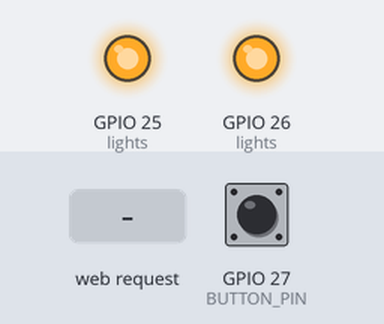
Recording of a sketch running on a simulated ESP32. Parts: output pins drawn as LEDs (lit = HIGH). The inputs (shaded band) are chosen by the test bench; at power-on: GPIO 27 (BUTTON_PIN) HIGH. WiFi joins after 1.5 s; servers stay silent unless stated; EEPROM starts erased; what the sketch prints to the serial monitor is not drawn.

Above: at 2.9 s.
3.0 s: GPIO 27 (BUTTON_PIN) pulled LOW for 0.15 s
At 3.3 s:
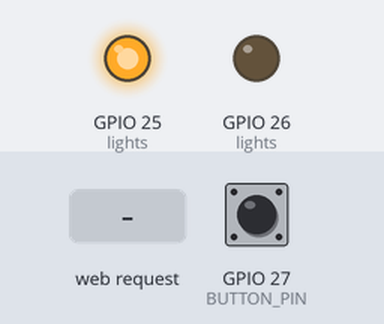
4.6 s: HTTP request GET /toggle?i=1 received
At 5.7 s:
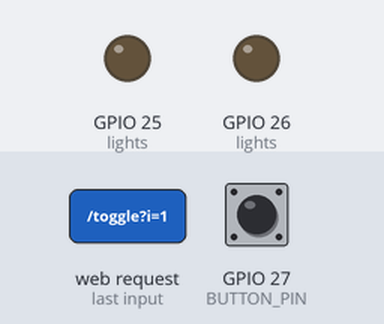
6.1 s: HTTP request GET /toggle received
At 6.9 s:
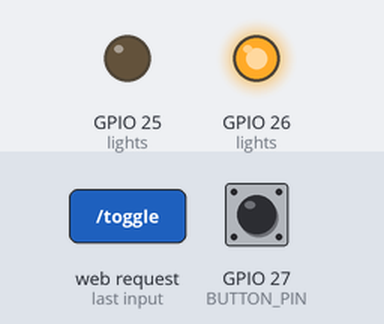
7.6 s: HTTP request GET /toggle?i=0 received
At 8.0 s:
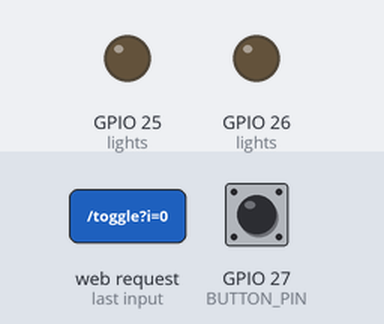
9.1 s: GPIO 27 (BUTTON_PIN) pulled LOW for 1 s
At 10.3 s:
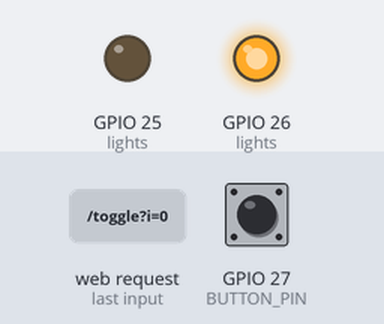
Timing chart, 0 to 12.1 s (numbered marks = the images above; inputs shaded):
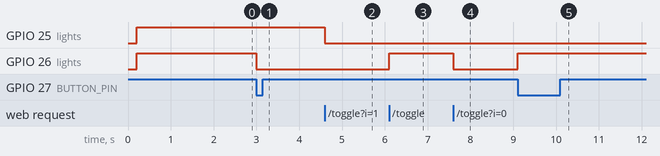

Measured:
- after the input at 3.0 s, GPIO 26 (lights): HIGH → LOW at once
- after the input at 4.6 s, GPIO 25 (lights): HIGH → LOW at once
- after the input at 6.1 s, GPIO 26 (lights): LOW → HIGH at once
- after the input at 7.6 s, GPIO 26 (lights): HIGH → LOW at once
- after the input at 9.1 s, GPIO 26 (lights): LOW → HIGH at once

The sketch:

smart_light.ino
```cpp
/*
  ESP32 เปิดปิดไฟในบ้านจากมือถือ — หน้าเว็บในบ้าน กดปุ่มเปิด/ปิดไฟได้หลายดวง
  K iTech Review (TikTok) · Kham iTech Lab (YouTube / Facebook)

  ⚠️ ไฟบ้าน 220V อันตรายถึงชีวิต ตัดเบรกเกอร์ก่อนต่อทุกครั้ง ถ้าไม่มั่นใจ ใช้ปลั๊กอัจฉริยะแทน

  ต่อสาย (ฝั่งไฟต่ำ)
    รีเลย์ VCC -> 5V / VIN   GND -> GND
    รีเลย์ IN1 -> GPIO 26   (ไฟดวงที่ 1)
    รีเลย์ IN2 -> GPIO 25   (ไฟดวงที่ 2 ไม่ใช้ก็ได้)
    ปุ่มกดที่ผนัง (ไม่ใส่ก็ได้) ขาหนึ่ง -> GPIO 27 อีกขา -> GND  (กดสลับดวงที่ 1)

  ต่อสาย (ฝั่ง 220V)
    ตัดเฉพาะสายเส้นไฟ L ที่เข้าหลอด มาต่อที่ขา COM กับ NO ของรีเลย์ สาย N ไม่ต้องตัด
    ใช้รีเลย์ที่รับได้ 250VAC 10A และเก็บทุกจุดต่อไว้ในกล่องพักสาย

  ใช้งาน: เปิด IP ที่ขึ้นใน Serial Monitor หรือ http://light.local (มือถือต่อ Wi-Fi บ้านเดียวกัน)
  บอร์ด: ESP32 รุ่นไหนก็ได้ ไม่ต้องลงไลบรารีเพิ่ม
*/

#include <WiFi.h>
#include <WebServer.h>
#include <ESPmDNS.h>
#include <Preferences.h>

// ---------- ตั้งค่า ----------
const char *WIFI_SSID = "ชื่อWiFi";
const char *WIFI_PASS = "รหัสWiFi";

struct Light { const char *name; int pin; bool on; };
Light lights[] = {
  { "ไฟห้องนั่งเล่น", 26, false },
  { "ไฟหน้าบ้าน",    25, false },   // ไม่ใช้ ลบบรรทัดนี้ออกได้
};
const int LIGHT_COUNT = sizeof(lights) / sizeof(lights[0]);

const bool RELAY_ACTIVE_LOW = true;   // รีเลย์ส่วนใหญ่ทำงานเมื่อ IN = LOW ถ้าไฟติดเองตอนเปิดเครื่องให้เปลี่ยนเป็น false
const bool RESTORE_AFTER_POWER_CUT = false;  // true = ไฟดับแล้วกลับมา ให้เปิดเหมือนก่อนดับ / false = ปิดหมด (ปลอดภัยกว่า)
const int  BUTTON_PIN = 27;            // ปุ่มกดสลับดวงที่ 1

WebServer server(80);
Preferences prefs;

// ---------- รีเลย์ ----------
void apply(int i) {
  digitalWrite(lights[i].pin, (lights[i].on ^ RELAY_ACTIVE_LOW) ? HIGH : LOW);
  if (RESTORE_AFTER_POWER_CUT) prefs.putBool(String("l" + String(i)).c_str(), lights[i].on);
  Serial.printf("%s: %s\n", lights[i].name, lights[i].on ? "เปิด" : "ปิด");
}

// ---------- หน้าเว็บ ----------
const char PAGE[] PROGMEM = R"HTML(
<!doctype html><html lang="th"><head><meta charset="utf-8">
<meta name="viewport" content="width=device-width,initial-scale=1">
<title>ไฟในบ้าน</title>
<style>
 body{margin:0;font-family:sans-serif;background:#10141c;color:#fff;padding:20px;text-align:center}
 h2{margin:6px 0 18px}
 .card{display:flex;align-items:center;justify-content:space-between;max-width:420px;margin:12px auto;
       padding:18px 20px;border-radius:18px;background:#1c2330}
 .card span{font-size:20px}
 button{width:110px;padding:14px 0;font-size:20px;border:0;border-radius:14px;color:#fff;background:#3a4252}
 button.on{background:#f4b400;color:#10141c;font-weight:bold}
</style></head><body>
<h2>💡 ไฟในบ้าน</h2>
<div id="list"></div>
<script>
async function load(){
 const j=await (await fetch('/state')).json();
 document.getElementById('list').innerHTML=j.map((l,i)=>
  `<div class="card"><span>${l.name}</span><button class="${l.on?'on':''}" onclick="tog(${i})">${l.on?'เปิดอยู่':'ปิดอยู่'}</button></div>`).join('');
}
async function tog(i){await fetch('/toggle?i='+i);load();}
load();setInterval(load,3000);
</script></body></html>
)HTML";

String jsonEscape(const String &s) {
  String out;
  for (size_t i = 0; i < s.length(); i++) {
    char c = s[i];
    if (c == '"' || c == '\\') { out += '\\'; out += c; }
    else out += c;
  }
  return out;
}

void handleRoot() { server.send_P(200, "text/html; charset=utf-8", PAGE); }

void handleState() {
  String j = "[";
  for (int i = 0; i < LIGHT_COUNT; i++) {
    if (i) j += ',';
    j += String("{\"name\":\"") + jsonEscape(lights[i].name) + "\",\"on\":" + (lights[i].on ? "true" : "false") + "}";
  }
  j += "]";
  server.send(200, "application/json", j);
}

void handleToggle() {
  int i = server.arg("i").toInt();
  if (i < 0 || i >= LIGHT_COUNT) { server.send(400, "text/plain", "bad index"); return; }
  lights[i].on = !lights[i].on;
  apply(i);
  server.send(200, "text/plain", lights[i].on ? "on" : "off");
}

// ---------- Wi-Fi ----------
void connectWiFi() {
  WiFi.mode(WIFI_STA);
  WiFi.begin(WIFI_SSID, WIFI_PASS);
  Serial.print("กำลังต่อ Wi-Fi");
  for (int i = 0; i < 60 && WiFi.status() != WL_CONNECTED; i++) {
    delay(250);
    Serial.print(".");
  }
  Serial.println();
  if (WiFi.status() == WL_CONNECTED) {
    Serial.print("ต่อแล้ว เปิดในมือถือที่ http://");
    Serial.println(WiFi.localIP());
    if (MDNS.begin("light")) Serial.println("หรือ http://light.local");
  } else {
    Serial.println("ต่อ Wi-Fi ไม่ได้ ปุ่มที่ผนังยังใช้ได้ จะลองต่อใหม่อัตโนมัติ");
  }
}

void setup() {
  Serial.begin(115200);
  delay(200);
  prefs.begin("light", false);
  for (int i = 0; i < LIGHT_COUNT; i++) {
    pinMode(lights[i].pin, OUTPUT);
    if (RESTORE_AFTER_POWER_CUT) lights[i].on = prefs.getBool(String("l" + String(i)).c_str(), false);
    apply(i);                         // ปิดไว้ก่อน (หรือคืนค่าเดิม ถ้าตั้งไว้)
  }
  pinMode(BUTTON_PIN, INPUT_PULLUP);

  connectWiFi();
  server.on("/", handleRoot);
  server.on("/state", handleState);
  server.on("/toggle", handleToggle);
  server.begin();
}

void loop() {
  server.handleClient();

  if (WiFi.status() != WL_CONNECTED) {
    static unsigned long lastTry = 0;
    if (millis() - lastTry > 10000) {
      lastTry = millis();
      WiFi.reconnect();
    }
  }

  // ปุ่มที่ผนัง: กดแล้วปล่อย = สลับดวงที่ 1
  static bool lastBtn = HIGH;
  static unsigned long lastChange = 0;
  bool b = digitalRead(BUTTON_PIN);
  if (b != lastBtn && millis() - lastChange > 50) {
    lastChange = millis();
    lastBtn = b;
    if (b == LOW) {
      lights[0].on = !lights[0].on;
      apply(0);
    }
  }
}
```
